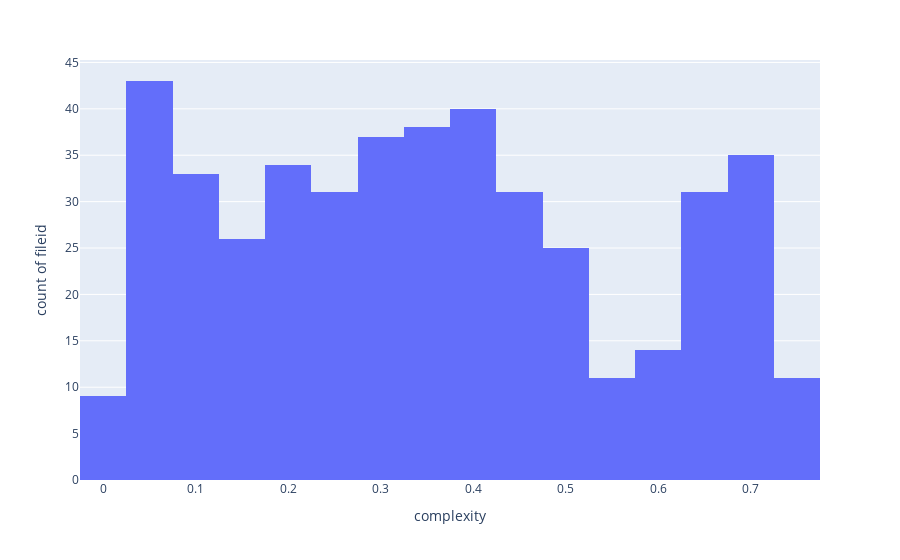

This figure's notebook cell:
### Code cell
fig = px.histogram(dfcomplexity_xsd, x="complexity", y="fileid")
fig.show()

### Figure 1 — Plotly figure (JSON) as saved in the notebook; plotly's stock layout.template omitted (floating-point values rounded to 4 significant figures; data arrays with more than 128 entries replaced by an {"elided": "..."} marker saying what was removed)
{"data": [{"alignmentgroup": "True", "bingroup": "x", "hoverlabel": {"namelength": 0}, "hovertemplate": "complexity=%{x}<br>count of fileid=%{y}", "legendgroup": "", "marker": {"color": "#636efa"}, "name": "", "offsetgroup": "", "orientation": "v", "showlegend": false, "type": "histogram", "x": {"elided": "449 float values"}, "xaxis": "x", "y": {"elided": "449 int values"}, "yaxis": "y"}], "layout": {"barmode": "relative", "legend": {"tracegroupgap": 0}, "margin": {"t": 60}, "xaxis": {"anchor": "y", "domain": [0, 1], "title": {"text": "complexity"}}, "yaxis": {"anchor": "x", "domain": [0, 1], "title": {"text": "count of fileid"}}}}
